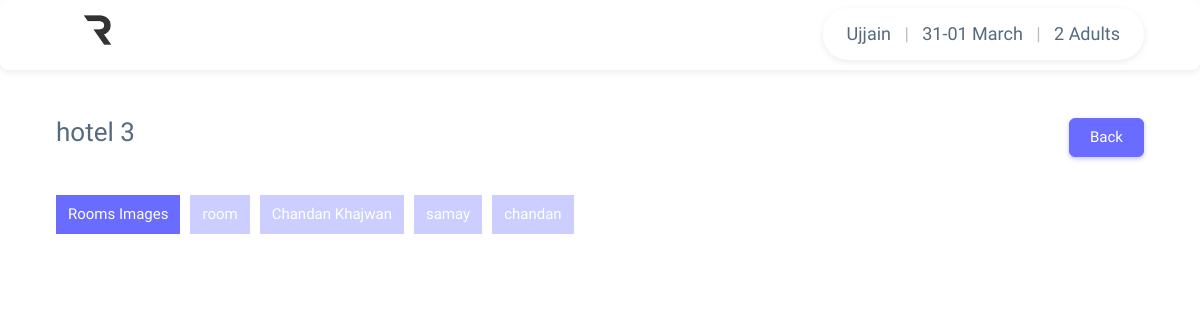
/showimages/6/, run on the app's committed database.
### app/models.py (models this page shows, shortened)
class BaseModel(models.Model):
    created_at = models.DateTimeField(auto_now_add=True)  # Auto-set when the record is first created
    updated_at = models.DateTimeField(auto_now=True)  # Auto-update whenever the record is modified
    is_active = models.BooleanField(default=True)  # Soft delete indicator (instead of hard delete)
    class Meta:
        abstract = True  # This ensures Django doesn’t create a separate table for this model

class Hotel(BaseModel):
    user = models.ForeignKey(User,on_delete=models.CASCADE,null=True, blank=True)
    name = models.CharField(max_length=255)
    landmark = models.TextField()
    price_per_night = models.DecimalField(max_digits=10, decimal_places=2,null=True, blank=True)
    offer_price = models.DecimalField(max_digits=10, decimal_places=2, null=True, blank=True)
    badge = models.CharField(max_length=255,blank=True,null=True)
    rating = models.FloatField(default=0)
    rating_count = models.IntegerField(default=0)
    hotel_city = models.ForeignKey(City, on_delete=models.SET_NULL, null=True, blank=True, related_name='hotels')
    hotel_main_img = models.ImageField(upload_to='hotel_main_image')
    hotel_contact_number = models.IntegerField(default=0)
    is_verify = models.BooleanField(default=False)
    is_block = models.BooleanField(default=False)

class Hotel_image_category(models.Model):
    hotel = models.ForeignKey(Hotel,on_delete=models.CASCADE)
    image_category_name = models.CharField(max_length=250,null=None,blank=True)

### app/views.py (the view)
# urls.py: path('showimages/<int:id>/', views.showimages, name='showimages'),
def showimages(request, id):
    hoteldata = Hotel_all_images.objects.filter(id=id).first()
    if hoteldata:
        hotel = hoteldata.hotel  # Hotel object
        room_images = room_category_image.objects.filter(hotel=hotel)
        hotel_categories = Hotel_image_category.objects.filter(hotel=hotel)
        hotel_category_images = {
            category: Hotel_all_images.objects.filter(img_category=category)
            for category in hotel_categories
        }
        return render(request, 'images.html', {
            'hotel_data': [hotel],
            'room_images': room_images,  # Room Images ek alag section me dikhenge
            'hotel_categories': hotel_categories,  # Ye categories buttons ke liye
            'hotel_category_images': hotel_category_images  # Category-wise images
        })

### app/templates/images.html (shortened to what this page needs)
{% extends "base.html" %}
{% block content %}
{% load static%}
<div class="container mt-5">
    {% for i in hotel_data %}
    <div class="row">
        <div class="col-8"><h3 class="mb-5">{{ i.name }}</h3></div>
        <div class="col-4">
            <a href="{% url 'hotel_view' id=i.id %}" class="float-end btn btn-primary text-white">Back</a>
        </div>
    </div>
    {% endfor %}
    <div id="category-tabs" style="display: flex; gap: 10px; margin-bottom: 10px; overflow-x: auto; white-space: nowrap;">
        <button class="category-btn" data-category="rooms"
                style="padding: 8px 12px; border: none; cursor: pointer; background: gray; color: white;">
            Rooms Images
        </button>
        {% for category in hotel_categories %}
            <button class="category-btn" data-category="{{ category.id }}"
                    style="padding: 8px 12px; border: none; cursor: pointer; background: gray; color: white;">
                {{ category.image_category_name }}
            </button>
        {% endfor %}
    </div>
</div>
{%endblock%}

### app/templates/base.html (style rules this page uses)
body { background:white; }

### data on the page
Hotel: name "hotel 3"
Hotel_image_category: image_category_name "room"
Hotel_image_category: image_category_name "Chandan Khajwan"
Hotel_image_category: image_category_name "samay"
Hotel_image_category: image_category_name "chandan"
